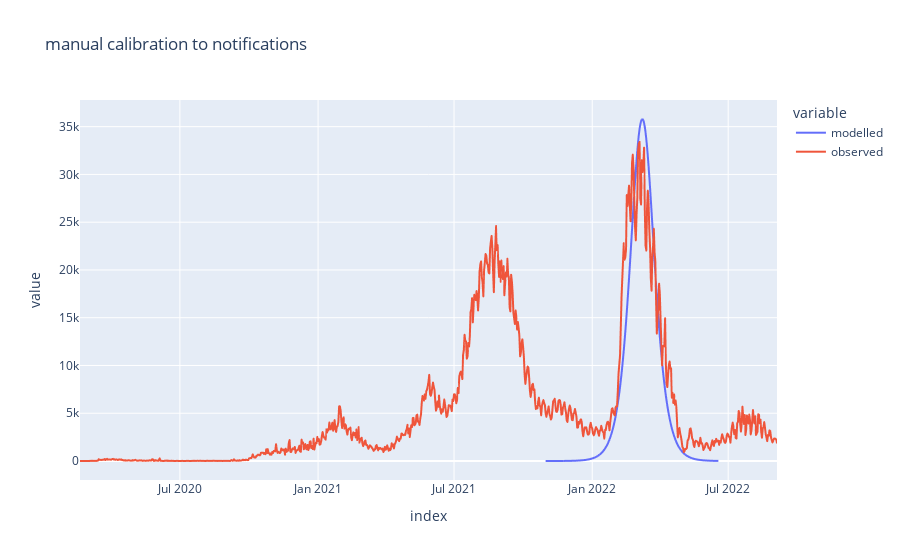

The notebook cell saved with this chart:
### Code cell
# Process the modelled notifications
notifs = malaysia_model.get_derived_outputs_df()["notifications"]
notifs_dates = notifs
notifs_dates.index = ref_times_to_dti(COVID_BASE_DATETIME, notifs.index)

# Process the observed notifications
ts_set_dates = get_ts_date_indexes(ts_set, COVID_BASE_DATETIME)

# Collate
comparison_outputs = pd.DataFrame(
    {
        "modelled": notifs_dates,
        "observed": ts_set_dates["notifications"],
    }
)

# Plot
comparison_outputs.plot(title="manual calibration to notifications")

### Figure 1 — Plotly figure (JSON) as saved in the notebook; plotly's stock layout.template omitted (floating-point values rounded to 4 significant figures; data arrays with more than 128 entries replaced by an {"elided": "..."} marker saying what was removed)
{"data": [{"hovertemplate": "variable=modelled<br>index=%{x}<br>value=%{y}<extra></extra>", "legendgroup": "modelled", "line": {"color": "#636efa", "dash": "solid"}, "marker": {"symbol": "circle"}, "mode": "lines", "name": "modelled", "showlegend": true, "type": "scattergl", "x": {"elided": "929 str values"}, "xaxis": "x", "y": {"elided": "929 float values"}, "yaxis": "y"}, {"hovertemplate": "variable=observed<br>index=%{x}<br>value=%{y}<extra></extra>", "legendgroup": "observed", "line": {"color": "#EF553B", "dash": "solid"}, "marker": {"symbol": "circle"}, "mode": "lines", "name": "observed", "showlegend": true, "type": "scattergl", "x": {"elided": "929 str values"}, "xaxis": "x", "y": {"elided": "929 int values"}, "yaxis": "y"}], "layout": {"autosize": true, "legend": {"title": {"text": "variable"}, "tracegroupgap": 0}, "title": {"text": "manual calibration to notifications"}, "xaxis": {"anchor": "y", "autorange": true, "domain": [0, 1], "range": ["2020-02-19", "2022-09-04"], "title": {"text": "index"}, "type": "date"}, "yaxis": {"anchor": "x", "autorange": true, "domain": [0, 1], "range": [-1989.0, 37790.0], "title": {"text": "value"}, "type": "linear"}}}
